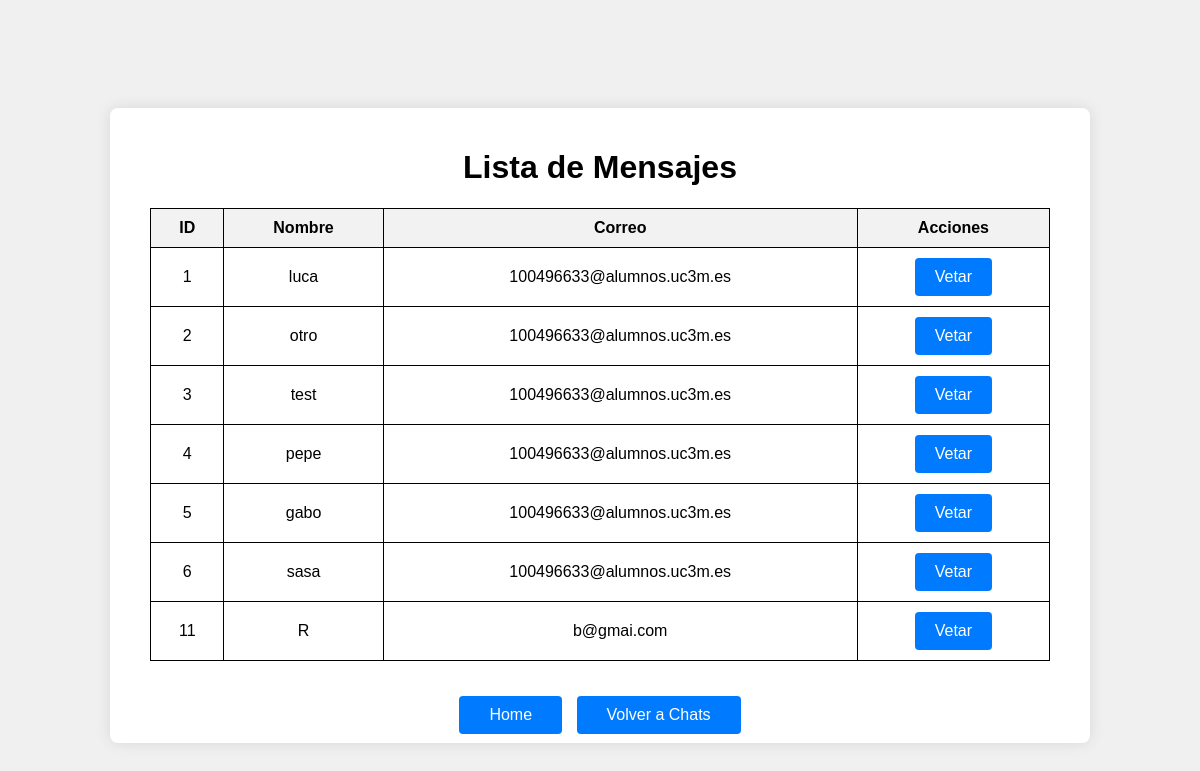
Page /vetar on the earlier database version.
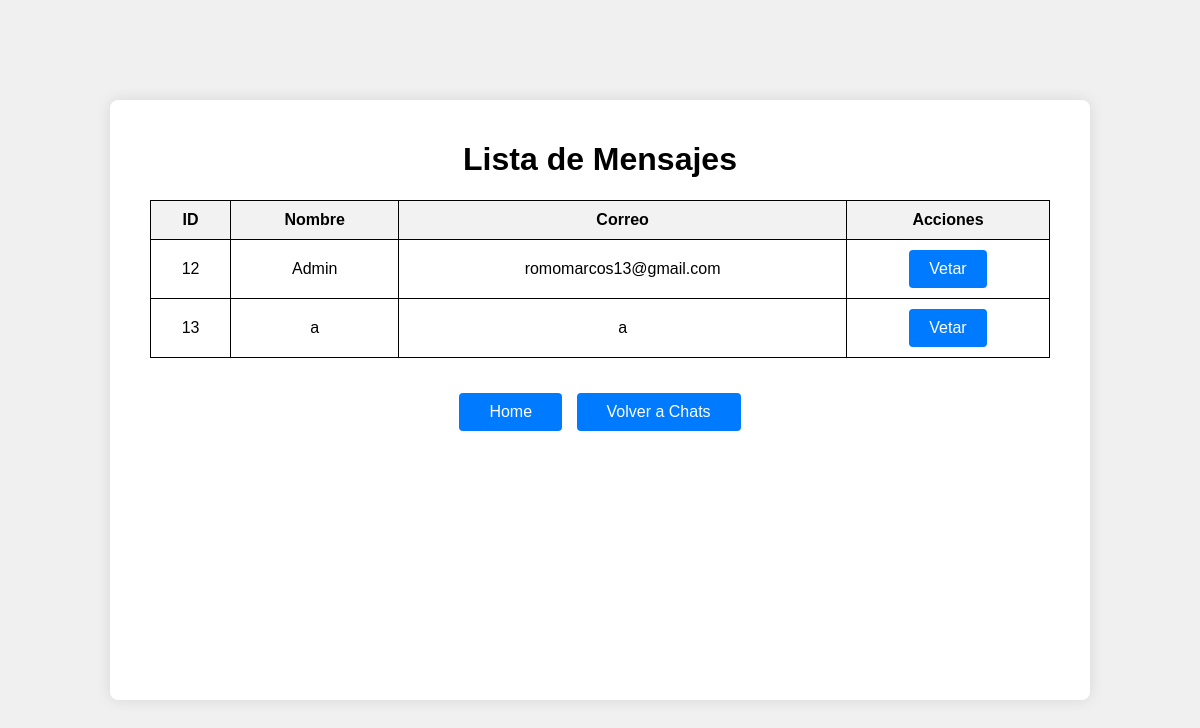
Same page on the later database version.
### tables this page shows
CREATE TABLE users(
    id INTEGER PRIMARY KEY AUTOINCREMENT,
    username string UNIQUE, 
    pwd string NOT NULL,
    salt string NOT NULL,
    rol string NOT NULL,
    correo string NOT NULL,
    public_ip string NULL);

### app.py (the view)
@app.route("/vetar")
def vetarusuarios():
    conn = sql.connect('cripto.sqlite')
    conn.row_factory = sql.Row
    cursor = conn.cursor()
    cursor.execute("""
        SELECT id, username, correo
        FROM users
    """)
    usuariosto = cursor.fetchall()
    usuariostotales = []
    for user in usuariosto:
        usuariostotales.append({
            "id": user["id"],
            "username": user["username"],
            "correo": user["correo"]
        })
    conn.close()
    usuariostotales = sorted(usuariostotales, key=lambda x: x['id'])
    return render_template("vetar.html", usuariostotales=usuariostotales)

### templates/vetar.html (shortened to what this page needs)
<!DOCTYPE html>
<html lang="es">
<head>
    <link rel="stylesheet" href="{{ url_for('static', filename='style/chatc.css') }}">
</head>
<body>
    <div class="container2">
        <h1>Lista de Mensajes</h1>
        <table>
            <thead>
                <tr>
                    <th>ID</th>
                    <th>Nombre</th>
                    <th>Correo</th>
                    <th>Acciones</th>
                </tr>
            </thead>
            <tbody>
                {% for user in usuariostotales %}
                <tr>
                    <td>{{ user.id }}</td>
                    <td>{{ user.username }}</td>
                    <td>{{ user.correo }}</td>
                    <td>
                        <form action="{{ url_for('eliminar_usuario', user_id=user.id, correo=user.correo, username=user.username) }}" method="post" style="display:inline;">
                            <button id="vetar" type="submit">Vetar</button>
                        </form>
                    </td>
                </tr>
                {% endfor %}
            </tbody>
        </table>
        <div class="links">
            <a href="/home" class="botonesheader">Home</a>
            <a href="/chat" class="botonesheader">Volver a Chats</a>
        </div>
    </div>
</body>
</html>

### static/style/chatc.css (style rules this page uses)
body { font-family: Arial, sans-serif; background-color: #f0f0f0; margin: 0; padding: 0; display: flex; justify-content: center; align-items: center; height: 100vh; }
button { width: 100%; padding: 10px; background-color: #007BFF; color: white; border: none; border-radius: 4px; cursor: pointer; font-size: 16px; }
.links { margin-top: 30px; }
a.botonesheader { display: inline-block; margin: 5px; padding: 10px 30px; background-color: #007BFF; color: white; text-decoration: none; border-radius: 4px; }
table { width: 100%; border-collapse: collapse; }
table, th, td { border: 1px solid black; }
th, td { padding: 10px; text-align: center; }
th { background-color: #f2f2f2; }
.container2 { background-color: #fff; padding: 20px 40px; border-radius: 8px; box-shadow: 0 0 15px rgba(0, 0, 0, 0.1); width: 100%; max-width: 900px; height: 70vh; overflow: auto; text-align: center; }
#vetar { width: fit-content; padding-left: 20px; padding-right: 20px; }

Differences in the rows shown:
removed users: id "1", username "luca", correo "100496633@alumnos.uc3m.es"
removed users: id "2", username "otro", correo "100496633@alumnos.uc3m.es"
removed users: id "3", username "test", correo "100496633@alumnos.uc3m.es"
removed users: id "4", username "pepe", correo "100496633@alumnos.uc3m.es"
removed users: id "5", username "gabo", correo "100496633@alumnos.uc3m.es"
removed users: id "6", username "sasa", correo "100496633@alumnos.uc3m.es"
removed users: id "11", username "R", correo "b@gmai.com"
added users: id "12", username "Admin", correo "romomarcos13@gmail.com"
added users: id "13", username "a", correo "a"
